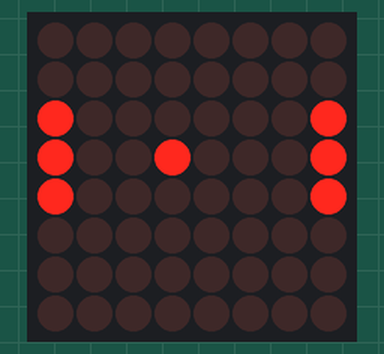
This sketch was run on a simulated Arduino Uno, built with avr-gcc and run on an emulated ATmega328P. Shown: 8×8 LED matrix.

Above: at 0.15 s.
At 6.8 s:
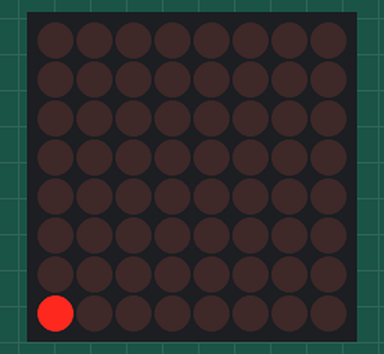
At 8.3 s:
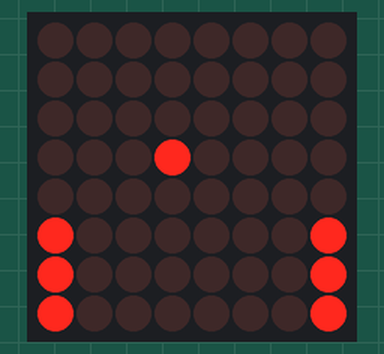
At 10.6 s:
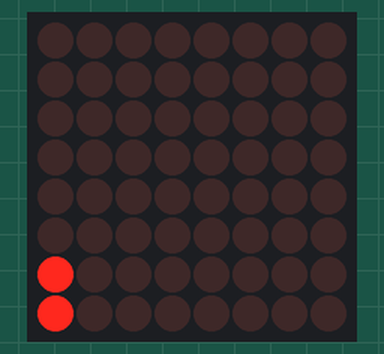
At 33.4 s:
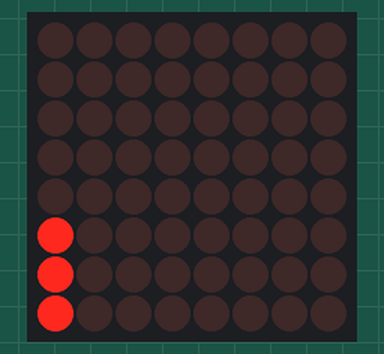
At 37.2 s:
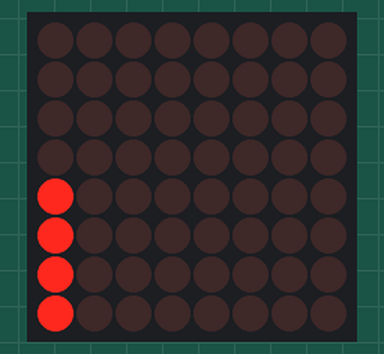

Measured:
- what the display in image 1 shows lasts 1.5 s, from 6.8 s to 8.3 s
- what the display in image 2 shows lasts 1.2 s, from 8.3 s to 9.5 s

The sketch:

pong.ino
```cpp
#include "LedControl.h"

LedControl lc=LedControl(12,10,11,1);  // Pins: DIN,CLK,CS, # of Display connected

unsigned long delayTime=200;  // Delay between Frames

byte pong[] =
{
   B00000000,
   B00000000,
   B00000000,
   B00000000,
   B00000000,
   B00000000,
   B00000000,
   B00000000
};

byte initBallPos[] =
{
   B00000000,
   B00000000,
   B00000000,
   B00010000,
   B00000000,
   B00000000,
   B00000000,
   B00000000
};

byte ballPos[] =
{
   B00000000,
   B00000000,
   B00000000,
   B00010000,
   B00000000,
   B00000000,
   B00000000,
   B00000000
};

byte paddlePos[] =
{
   B00000000,
   B00000000,
   B10000001,
   B10000001,
   B10000001,
   B00000000,
   B00000000,
   B00000000
};

bool up = true;
bool left = false;
bool gameOver = false;
bool playerWin = false;
int playerScore = 0;
int systemScore = 0;

unsigned long currentMillis = 0;
unsigned long previousBallUpdate = 0;
unsigned long previousPaddleUpdate = 0;
int ballInterval = 70;
int paddleInterval = 300;

void setup()
{
  lc.shutdown(0,false);  // Wake up displays
  lc.setIntensity(0,1);  // Set intensity levels
  lc.clearDisplay(0);  // Clear Displays
}

void displayPong()
{
  for (int i = 0; i < 8; i++)
  {
    lc.setRow(0,i,ballPos[i] | paddlePos[i]);
  }
}

void moveVertBall() {
  if (ballPos[0] > 0) { up = false; }
  if (ballPos[7] > 0) { up = true; }

  if (up) {
    for (int i = 0; i < 7; i++) {
      ballPos[i] = ballPos[i+1];
    }
    ballPos[7] = 0;
  }
  else if (!up) {
    for (int i = 7; i > 0; i--) {
      ballPos[i] = ballPos[i-1];
    }
    ballPos[0] = 0;
  }    delay(delayTime);

}

bool isBitSet(int k, byte b)
{
    return (b & (1 << (k - 1)));
}

void moveHorzBall() {
  for (int i = 0; i < 8; i++) {

    //game over conditions
    if (ballPos[i] & B10000000) {
      gameOver = true;
      playerWin = true;
      playerScore += 1;
      return;
    }
    if (ballPos[i] & B00000001) {
      gameOver = true;
      playerWin = false;
      systemScore += 1;
      return;
    }

    //bounce condition
    if (ballPos[i] == B01000000 && paddlePos[i] & B10000000) {
      left = false;
    }
    if (ballPos[i] == B00000010 && paddlePos[i] & B00000001) {
      left = true;
    }

    if (left) {
      ballPos[i] = ballPos[i] << 1;
    }
    else if (!left) {
      ballPos[i] = ballPos[i] >> 1;
    }
  }
}


void movePaddlePos() {

  if (up && ! (paddlePos[0] & B10000001)) {
    for (int i = 0; i < 7; i++) {
      paddlePos[i] = paddlePos[i+1];
    }
    paddlePos[7] = 0;
  }
  else if (!up && ! (paddlePos[7] & B10000001)) {
    for (int i = 7; i > 0; i--) {
      paddlePos[i] = paddlePos[i-1];
    }
    paddlePos[0] = 0;
  }
}

void showScore() {
  lc.setColumn(0,0,reinterpret_cast<byte*>((int)pow(2,systemScore)-1));
  lc.setColumn(0,7,reinterpret_cast<byte*>((int)pow(2,playerScore)-1));
}

void showWin() {
  for (int j = 0; j < 10; j++) {
    for (int i = 0; i < 8; i++) {
      lc.setRow(0,i, ((i+j)%2==0) ? (B10101010) : (B01010101) );
    }
    delay(150);
  }
}

void loop()
{
    currentMillis = millis();

    displayPong();
    if (!gameOver) {
      if (currentMillis - previousBallUpdate >= ballInterval) {
        moveVertBall();
        moveHorzBall();
        previousBallUpdate = millis();
      }
      if (currentMillis - previousPaddleUpdate >= paddleInterval) {
        movePaddlePos();
        previousPaddleUpdate = millis();
      }
    }
    else if (gameOver) {
      if (systemScore >= 8 || playerScore >= 8) {
        systemScore = 0;
        playerScore = 0;
        showWin();
      }
      else {
        showScore();
      }
      delay(1500);
      gameOver = false;
      memcpy(&ballPos, &initBallPos, sizeof(initBallPos));
      displayPong();
      delay(1000);
    }

}
```
